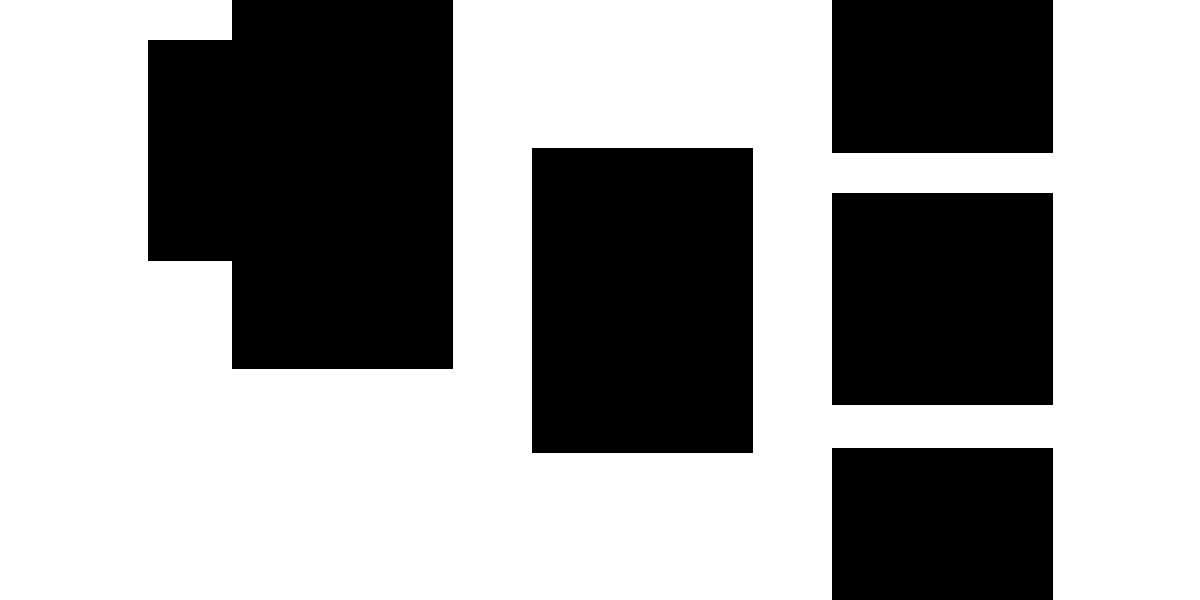
#> input picture src/robo1/scripts_planner/map_bloated.jpg, 1200 x 600 px
$ python local_planner.py
#> lines starting #> are read from the running program, lines starting #| are printed output that depends on the picture; after the words box and inside, x2 and y2 are one past the last pixel; in counts of white or black regions, pixels touching at a corner belong together
#!/usr/bin/env python3


import numpy as np
import matplotlib.pyplot as plt
import csv
import cv2
import copy
import time


# Construct path to CSV file
csv_path = 'vel_coord.csv'
csv_file_path = open(csv_path,'r')
#> (reads src/robo1/scripts_planner/vel_coord.csv from the repository)
data_raw = np.array(list(csv.reader(csv_file_path, delimiter=",")),dtype=float)
data = data_raw - data_raw[0]

map_path = 'map_bloated.jpg'
map_ = cv2.bitwise_not(cv2.imread(map_path,cv2.IMREAD_GRAYSCALE))
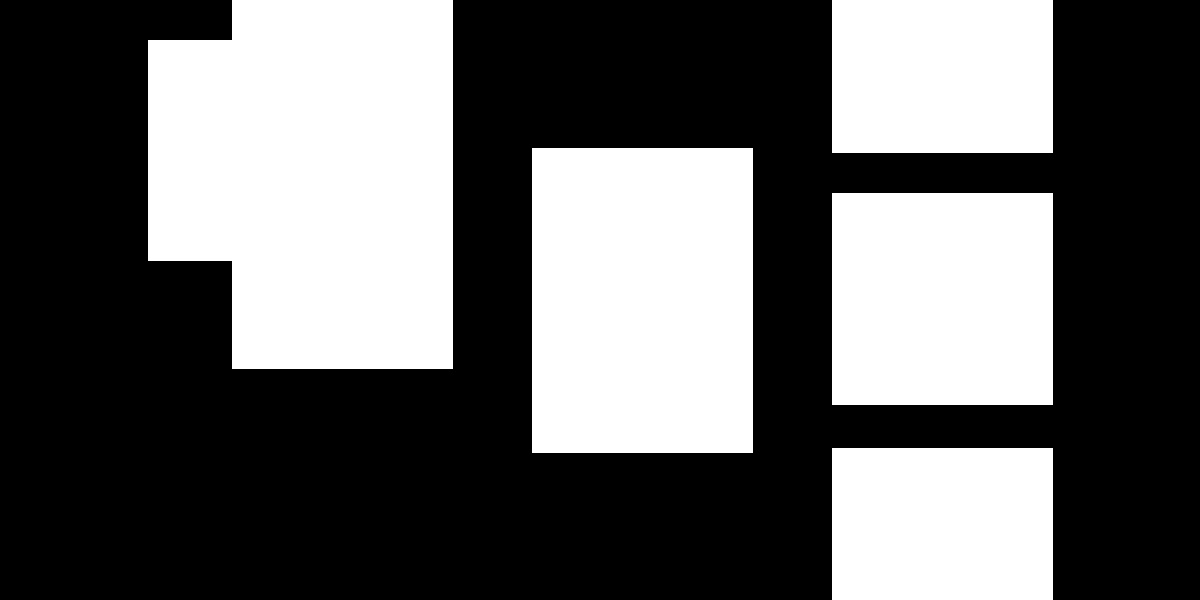
#> map_: shape (600, 1200); min 0, max 255, mean 99.8

map_canny = cv2.Canny(map_, 100, 200)
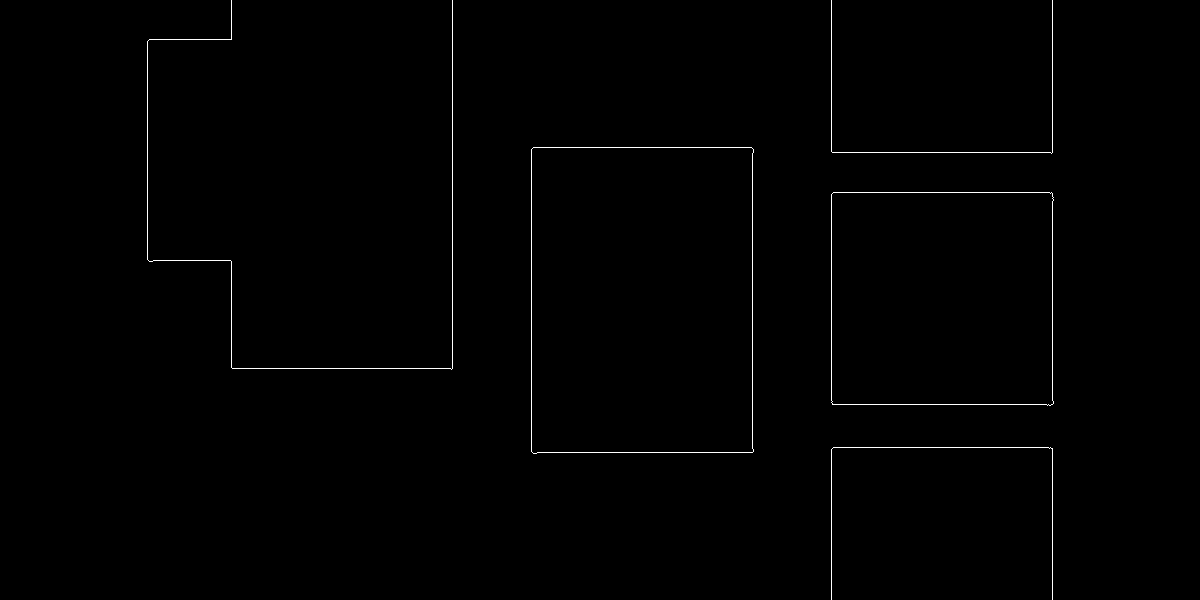
#> map_canny: shape (600, 1200); 0.57% white in thin lines or dots, all inside (x1, y1, x2, y2) = (147, 0, 1054, 600)


#%%

obst_radius = 10 + 19

map_x = np.tile( np.linspace(0,map_canny.shape[1]/3,num=map_canny.shape[1]) , (map_canny.shape[0],1)) - data_raw[0][0]
map_y = np.tile( np.linspace(map_canny.shape[0]/3,0,num=map_canny.shape[0]).reshape(-1, 1) , (1,map_canny.shape[1])) - data_raw[0][1]

mapObs = np.hstack( (np.reshape(map_x[map_canny > 0], (-1,1)) , np.reshape(map_y[map_canny > 0], (-1,1)) ) )
#> mapObs = 4079 pairs, first value 49.04 to 351.3, second value 0 to 200


def targetFinder(odom,obst,data):
    T = data[:,0]* ((odom[0]-obst[0])/(obst[1]-odom[1])) + obst[1] - (obst[0]*(odom[0]-obst[0])/(obst[1]-odom[1]))
    - data[:,1]

    k = np.where(T > 0, T, np.inf).argmin()

    targP = []
    dist_cent = np.sqrt (np.sum(((data - obst)[:,:-1])**2,axis=1))
    while len(targP) < 4:
        if dist_cent[k] > obst_radius:
            targP.append(data[k])
        k=k+1

    targL = np.array([])
    for i in range(len(targP)-1):
        A = np.linspace(targP[i], targP[i+1],10)
        if targL.shape == (0,):
            targL = A
        else:
            targL = np.vstack((targL,A))
    return targL[:,:-1]

def forceCalc(Q,odom,PointSet):
    odom = np.array([odom[0],odom[1]])

    R = np.sum(np.square(PointSet - odom),axis=1)**1.5
    R = np.hstack((R[:,np.newaxis],R[:,np.newaxis]))
    F = Q * np.divide( (PointSet - odom) , R)
    F = np.sum(F,axis=0)

    return F
#%%
# Global variables
line_idx = 0
r = 6.45/2
L = 19.2

global_planner = True
init_local = True


def obsticle(obst, odom):
    detObs_x = obst[0] + obst_radius*np.cos(np.linspace(0, 2*np.pi,150))
    detObs_y = obst[1] + obst_radius*np.sin(np.linspace(0, 2*np.pi,150))
    detObs = np.hstack( (detObs_x[:,np.newaxis],detObs_y[:,np.newaxis]) )

    return detObs

# local planner
def local_planner(msg):
    global init_local
    global obst

    x = msg[0]
    y = msg[1]
    theta = msg[2]

    if init_local:

        init_local =  False


#%%
def coord2pixel(point,mapN):
    pixel = (int(3*point[0]), mapN.shape[0]-int(3*point[1]))
    return pixel
def pixel2point(pixel,mapN):
    point = (pixel[0]/3 , (pixel[1]-mapN.shape[0])/3)
    return point
def dirxPlotter(force,odom):
    scale = np.sqrt(np.sum(force**2))
    force = force/np.sqrt(np.sum(force**2))
    end_point = ( int(coord2pixel(odom + data_raw[0],map_)[0]+ scale*1000*force[0]),
                 int(coord2pixel(odom + data_raw[0],map_)[1]- scale*1000*force[1]) )

    return end_point

#%%
line_idx = 13
odom = [ data[line_idx-1][0] + 1 , data[line_idx-1][1] - 1 , 0 ]
obst = [180,-100,0]


mapN = np.copy(map_)
mapN = np.dstack((mapN,mapN,mapN))

# for i in data_raw:
#     mapN = cv2.circle(mapN,coord2pixel(i,map_),2,(0,0,255),-1)

mapN = cv2.circle(mapN,coord2pixel(odom + data_raw[0],map_),2,(0,255,255),-1)
#> in coord2pixel, `pixel = (int(3*point[0]), mapN.shape[0]-int(3*point[1]))`: pixel = (272, 597)
#> mapN: shape (600, 1200, 3); mean of channels 0, 1, 2 99.8, 99.8, 99.8

for i in data:
    mapN = cv2.circle(mapN,coord2pixel(i + data_raw[0],map_),2,(0, 0, 255),-1)
#> this loop made 45 passes
#> pixel in coord2pixel on passes 1 to 12: (0, 600), (22, 603), (48, 610), (75, 618), (101, 625), (127, 632), (154, 640), (167, 642), (181, 640), (201, 631), (225, 616), (248, 602)
#> mapN: shape (600, 1200, 3); mean of channels 0, 1, 2 99.8, 99.8, 99.9

start_time = time.time()
detObs = obsticle(obst,odom)
Targ = targetFinder(odom,obst,data)

for i in detObs:
    i = np.append(i,0)
    mapN = cv2.circle(mapN,coord2pixel(i + data_raw[0],map_),2,(255,0,0),-1)
#> this loop made 150 passes
#> pixel in coord2pixel on passes 1 to 12: (627, 900), (626, 896), (626, 892), (626, 889), (625, 885), (625, 881), (624, 878), (623, 874), (622, 871), (620, 867), (619, 864), (617, 861)

# for i in Targ:
#     i = np.append(i,0)
#     mapN = cv2.circle(mapN,coord2pixel(i + data_raw[0],map_),2,(255,255,0),-1)


i = 1
odomList = []
while min(np.sum(np.square(Targ - np.array(odom)[:-1]),axis=1)) > 5:
#for i in range(1000):
    #mapN_ = np.copy(mapN)

    force1 = forceCalc(-0.3,odom,detObs)
    # end_point = dirxPlotter(force1,odom)
    #mapN_ = cv2.arrowedLine(mapN_, coord2pixel(odom + data_raw[0],map_), end_point,(0,255,255), 1)

    force2 = forceCalc(-0.13,odom,mapObs)
    # end_point = dirxPlotter(force2,odom)
    #mapN_ = cv2.arrowedLine(mapN_, coord2pixel(odom + data_raw[0],map_), end_point,(255,0,255), 1)

    force3 = forceCalc(30  ,odom,Targ)
    # end_point = dirxPlotter(force3,odom)
    #mapN_ = cv2.arrowedLine(mapN_, coord2pixel(odom + data_raw[0],map_), end_point,(0,255,0), 1)

    forceNet = force1 + force2 + force3
    # end_point = dirxPlotter(forceNet,odom)
    #mapN_ = cv2.arrowedLine(mapN_, coord2pixel(odom + data_raw[0],map_), end_point,(0,0,255), 2)

    forceNet = forceNet/np.sqrt(np.sum(forceNet**2))

    odom[0] = odom[0] + 2*forceNet[0]
    odom[1] = odom[1] + 2*forceNet[1]

    odom_ = copy.copy(odom)

    if i%5 == 0:
        odomList.append(odom_)
    i = i + 1
#> this loop made 33 passes
#> (force1, force2, force3, forceNet, odom_) on passes 2 to 6: ([-0.00169, 0.00186], [-0.0099, -0.015], [-0.157, -0.0084], [-0.992, -0.127], [86.79, 0.671, 0]), ([-0.00168, 0.00181], [-0.00988, -0.0148], [-0.165, -0.00858], [-0.993, -0.121], [84.81, 0.429, 0]), ([-0.00167, 0.00176], [-0.00986, -0.0145], [-0.175, -0.00877], [-0.993, -0.115], [82.82, 0.199, 0]), ([-0.00166, 0.00171], [-0.00984, -0.0143], [-0.185, -0.009], [-0.994, -0.109], [80.83, -0.0184, 0]), ([-0.00165, 0.00166], [-0.00982, -0.014], [-0.196, -0.00925], [-0.995, -0.103], [78.84, -0.225, 0])
#> (force2, forceNet, odom_) on pass 1: ([-0.00992, -0.0153], [-0.991, -0.134], [88.77, 0.925, 0])
#> after the loop, i = 34; odom = [25.13, -4.9, 0]; odomList = [[80.83, -0.0184, 0], [70.87, -0.95, 0], [60.9, -1.67, 0], [50.92, -2.25, 0], [40.93, -2.79, 0], [30.96, -3.58, 0]]

    # cv2.imshow('window_name', mapN_)
    # cv2.waitKey(0)
    # cv2.destroyAllWindows()

dist = (np.sum((data - np.array(odom))**2, axis=1))**0.5
#> dist = 45 values, max 240.3 at index 43, min 15.87 at index 3, mean 127.9
line_idx_end = int(np.argmin(dist) + 1)
#> line_idx_end = 4

data = np.delete(data, slice(line_idx,line_idx_end-1),0)
#> data = 45 rows, first 8: [0, 0, 0], [7.5, -1.04, -15.83], [16.27, -3.53, -15.83], [25.05, -6.02, -15.83], [33.82, -8.51, -15.83], [42.59, -10.99, -15.83], [51.37, -13.48, -15.83], [55.87, -14.11, -3.18e-15]
odomList = np.array(odomList)
data = np.insert(data,line_idx,odomList,axis=0)
#> data = 51 rows, first 8: [0, 0, 0], [7.5, -1.04, -15.83], [16.27, -3.53, -15.83], [25.05, -6.02, -15.83], [33.82, -8.51, -15.83], [42.59, -10.99, -15.83], [51.37, -13.48, -15.83], [55.87, -14.11, -3.18e-15]

print("--- %s seconds ---" % (time.time() - start_time))

for i in data:
    mapN = cv2.circle(mapN,coord2pixel(i + data_raw[0],map_),2,(0, 222, 49),-1)
#> this loop made 51 passes
#> (i, pixel in coord2pixel) on passes 1 to 12: ([0, 0, 0], (0, 600)), ([7.5, -1.04, -15.83], (22, 603)), ([16.27, -3.53, -15.83], (48, 610)), ([25.05, -6.02, -15.83], (75, 618)), ([33.82, -8.51, -15.83], (101, 625)), ([42.59, -10.99, -15.83], (127, 632)), ([51.37, -13.48, -15.83], (154, 640)), ([55.87, -14.11, -3.18e-15], (167, 642)), ([60.37, -13.48, 15.83], (181, 640)), ([67.3, -10.43, 31.66], (201, 631)), ([75.06, -5.64, 31.66], (225, 616)), ([82.82, -0.858, 31.66], (248, 602))
#> mapN: shape (600, 1200, 3); mean of channels 0, 1, 2 99.8, 99.9, 99.8

cv2.imshow('window_name', mapN)
cv2.waitKey(0)
cv2.destroyAllWindows()

# [42 lines of commented-out code are left out]
